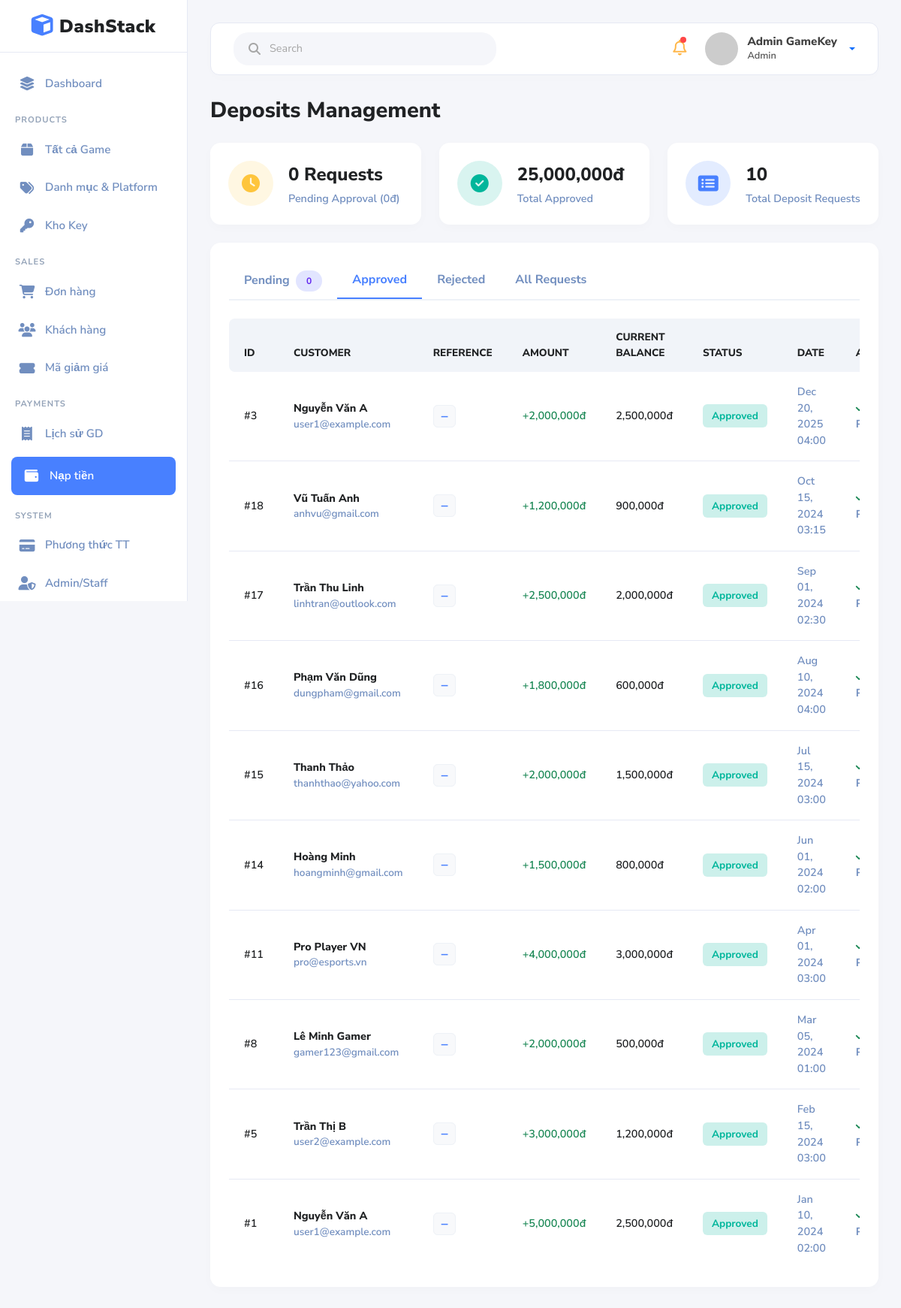
Screenshot of /admin/deposits.php?status=completed (signed in) with the database file from the repository.
### tables this page shows
CREATE TABLE `wallet_transactions` (
  `id` int(11) NOT NULL,
  `user_id` int(11) NOT NULL,
  `amount` decimal(15,2) NOT NULL,
  `type` enum('deposit','purchase','refund','bonus') NOT NULL,
  `reference_id` varchar(100) DEFAULT NULL,
  `description` varchar(255) DEFAULT NULL,
  `balance_before` decimal(15,2) DEFAULT NULL,
  `balance_after` decimal(15,2) DEFAULT NULL,
  `status` enum('pending','completed','failed') DEFAULT 'completed',
  `created_at` timestamp NOT NULL DEFAULT current_timestamp()
);

CREATE TABLE `users` (
  `id` int(11) NOT NULL,
  `username` varchar(50) NOT NULL,
  `email` varchar(100) NOT NULL,
  `password` varchar(255) NOT NULL,
  `fullname` varchar(100) DEFAULT NULL,
  `phone` varchar(20) DEFAULT NULL,
  `avatar` varchar(255) DEFAULT NULL,
  `balance` decimal(15,2) DEFAULT 0.00,
  `role` enum('admin','customer') DEFAULT 'customer',
  `status` enum('active','locked') DEFAULT 'active',
  `two_factor_enabled` tinyint(1) DEFAULT 0,
  `created_at` timestamp NOT NULL DEFAULT current_timestamp(),
  `updated_at` timestamp NOT NULL DEFAULT current_timestamp() ON UPDATE current_timestamp(),
  `last_login` datetime DEFAULT NULL
);

### admin/deposits.php (the view, shortened to what this page needs)
<?php
include __DIR__ . '/includes/header.php';
require_once __DIR__ . '/../includes/wallet.php';
$limit = 20;
$pageNum = max(1, (int)($_GET['p'] ?? 1));
$offset = ($pageNum - 1) * $limit;
$statusFilter = $_GET['status'] ?? 'pending';
$whereSql = "WHERE wt.type = 'deposit'";
$params = [];
if ($statusFilter !== '') {
    $whereSql .= " AND wt.status = ?";
    $params[] = $statusFilter;
}
$params[] = $limit;
$params[] = $offset;
$stmt = $conn->prepare(
    "SELECT wt.*, u.username, u.email, u.fullname, u.balance as current_balance
     FROM wallet_transactions wt
     LEFT JOIN users u ON wt.user_id = u.id
     $whereSql
     ORDER BY wt.created_at DESC
     LIMIT ? OFFSET ?"
);
$stmt->execute($params);
$deposits = $stmt->fetchAll(PDO::FETCH_ASSOC);
$stats = $conn->query("SELECT
    COUNT(*) as total,
    SUM(CASE WHEN status='pending' THEN 1 ELSE 0 END) as pending_count,
    SUM(CASE WHEN status='completed' THEN amount ELSE 0 END) as approved_total,
    SUM(CASE WHEN status='pending' THEN amount ELSE 0 END) as pending_total
    FROM wallet_transactions WHERE type='deposit'")->fetch(PDO::FETCH_ASSOC);
?>
<div class="page-header mt-2">
    <h2 class="page-title">Deposits Management</h2>
</div>
<div class="row mb-4">
    <div class="col-xl-4 col-md-6 mb-4 mb-xl-0">
        <div class="stat-card">
            <div class="stat-icon" style="background: rgba(254, 197, 61, 0.15); color: #FEC53D;">
                <i class="fas fa-clock"></i>
            </div>
            <div class="stat-info">
                <div class="stat-value"><?= number_format($stats['pending_count']) ?> Requests</div>
                <div class="stat-label">Pending Approval (<?= number_format($stats['pending_total']) ?>đ)</div>
            </div>
        </div>
    </div>
    <div class="col-xl-4 col-md-6 mb-4 mb-xl-0">
        <div class="stat-card">
            <div class="stat-icon" style="background: rgba(0, 182, 155, 0.15); color: #00B69B;">
                <i class="fas fa-check-circle"></i>
            </div>
            <div class="stat-info">
                <div class="stat-value"><?= number_format($stats['approved_total']) ?>đ</div>
                <div class="stat-label">Total Approved</div>
            </div>
        </div>
    </div>
    <div class="col-xl-4 col-md-6">
        <div class="stat-card">
            <div class="stat-icon" style="background: rgba(72, 128, 255, 0.15); color: #4880FF;">
                <i class="fas fa-list-alt"></i>
            </div>
            <div class="stat-info">
                <div class="stat-value"><?= number_format($stats['total']) ?></div>
                <div class="stat-label">Total Deposit Requests</div>
            </div>
        </div>
    </div>
</div>
<div class="content-card">
    <ul class="nav nav-tabs">
        <li class="nav-item">
            <a class="nav-link <?= $statusFilter === 'pending' ? 'active' : '' ?>" href="?status=pending">
                Pending <span class="badge bg-warning text-dark ms-1 rounded-pill"><?= $stats['pending_count'] ?></span>
            </a>
        </li>
        <li class="nav-item">
            <a class="nav-link <?= $statusFilter === 'completed' ? 'active' : '' ?>" href="?status=completed">Approved</a>
        </li>
        <li class="nav-item">
            <a class="nav-link <?= $statusFilter === 'rejected' ? 'active' : '' ?>" href="?status=rejected">Rejected</a>
        </li>
        <li class="nav-item">
            <a class="nav-link <?= $statusFilter === '' ? 'active' : '' ?>" href="?status=">All Requests</a>
        </li>
    </ul>
    <div class="table-responsive mt-4">
        <table class="table table-hover">
            <thead>
                <tr>
                    <th>ID</th>
                    <th>Customer</th>
                    <th>Reference</th>
                    <th>Amount</th>
                    <th>Current Balance</th>
                    <th>Status</th>
                    <th>Date</th>
                    <th>Action</th>
                </tr>
            </thead>
            <tbody>
                <?php if (empty($deposits)): ?>
                    <tr>
                        <td colspan="8" class="text-center py-5">
                            <i class="fas fa-inbox fa-3x mb-3 text-gray"></i>
                            <p class="text-gray fw-bold fs-5 mb-0">No deposit requests found</p>
                        </td>
                    </tr>
                <?php else: ?>
                    <?php foreach ($deposits as $dep): ?>
                        <tr>
                            <td class="deposit-id">#<?= $dep['id'] ?></td>
                            <td>
                                <div class="customer-name"><?= htmlspecialchars($dep['fullname'] ?: $dep['username']) ?></div>
                                <div class="customer-email"><?= htmlspecialchars($dep['email']) ?></div>
                            </td>
                            <td>
                                <span class="reference-code"><?= htmlspecialchars($dep['reference_id'] ?? '—') ?></span>
                            </td>
                            <td class="amount-text text-success">
                                +<?= number_format($dep['amount']) ?>đ
                            </td>
                            <td class="balance-text">
                                <?= number_format($dep['current_balance']) ?>đ
                            </td>
                            <td>
                                <?php if ($dep['status'] === 'pending'): ?>
                                    <span class="status-badge status-pending">Pending</span>
                                <?php elseif ($dep['status'] === 'completed'): ?>
                                    <span class="status-badge status-completed">Approved</span>
                                <?php elseif ($dep['status'] === 'rejected'): ?>
                                    <span class="status-badge status-rejected">Rejected</span>
                                <?php else: ?>
                                    <span class="status-badge bg-secondary text-white"><?= htmlspecialchars($dep['status']) ?></span>
                                <?php endif; ?>
                            </td>
                            <td class="text-gray fw-semibold fs-7">
                                <?= date('M d, Y H:i', strtotime($dep['created_at'])) ?>
                            </td>
                            <td>
                                <?php if ($dep['status'] === 'pending'): ?>
                                    <div class="d-flex gap-2">
                                        <form method="POST" onsubmit="return confirm('Confirm APPROVAL of <?= number_format($dep['amount']) ?>đ for <?= htmlspecialchars($dep['fullname'] ?: $dep['username']) ?>?')">
                                            <input type="hidden" name="transaction_id" value="<?= $dep['id'] ?>">
                                            <input type="hidden" name="action" value="approve">
                                            <button type="submit" class="action-btn btn-approve" title="Approve Request">
                                                <i class="fas fa-check"></i> Approve
                                            </button>
                                        </form>
                                        <button class="action-btn btn-reject" title="Reject Request"
                                            onclick="showRejectModal(<?= $dep['id'] ?>, '<?= htmlspecialchars(addslashes($dep['fullname'] ?: $dep['username'])) ?>')">
                                            <i class="fas fa-times"></i> Reject
                                        </button>
                                    </div>
                                <?php else: ?>
                                    <span class="text-gray fw-bold fs-7">
                                        <i class="fas <?= $dep['status'] === 'completed' ? 'fa-check text-success' : 'fa-times text-danger' ?> me-1"></i>
                                    </span>
                                <?php endif; ?>
                            </td>
                        </tr>
                    <?php endforeach; ?>
                <?php endif; ?>
            </tbody>
        </table>
    </div>
</div>
<?php include __DIR__ . '/includes/footer.php'; ?>

### admin/includes/header.php (style rules this page uses)
:root { --bg-body: #F5F6FA; --bg-surface: #FFFFFF; --primary: #4880FF; --text-dark: #202224; --text-gray: #718EBF; --border-color: #E6E9F4; --success-bg: #CCF0EB; --success-text: #00B69B; --warning-bg: #FFE2E5; --warning-text: #F93C65; --pending-bg: #E2E5FF; --pending-text: #6226EF; --info-bg: #FFF4DE; --info-text: #FF947A; }
body { font-family: 'Nunito Sans', sans-serif; background-color: var(--bg-body); color: var(--text-dark); margin: 0; padding: 0; overflow-x: hidden; min-height: 100vh; }
.page-title { font-size: 1.8rem; font-weight: 800; color: var(--text-dark); margin-bottom: 25px; }
.table { margin-bottom: 0; color: var(--text-dark); }
.table thead th { background: #F1F4F9; color: var(--text-dark); font-weight: 800; border-bottom: none; padding: 15px 20px; font-size: 0.85rem; text-transform: uppercase; }
.table thead th:first-child { border-top-left-radius: 8px; border-bottom-left-radius: 8px; }
.table thead th:last-child { border-top-right-radius: 8px; border-bottom-right-radius: 8px; }
.table tbody tr { transition: all 0.2s; border-bottom: 1px solid var(--border-color); border-top: none; }
.table tbody tr:last-child { border-bottom: none; }
.table tbody td { padding: 16px 20px; vertical-align: middle; color: var(--text-dark); font-weight: 600; font-size: 0.9rem; border: none; }
.table-responsive { overflow-x: auto; }
.badge { padding: 8px 14px; border-radius: 6px; font-weight: 700; font-size: 0.75rem; }
.badge-processing, .badge.bg-warning { background: var(--pending-bg) !important; color: var(--pending-text) !important; border: none; }
.text-gray { color: var(--text-gray) !important; font-weight: 600; }
.text-dark { color: var(--text-dark) !important; }

### admin/deposits.php (style rules this page uses)
.page-header { display: flex; justify-content: space-between; align-items: center; margin-bottom: 25px; }
.page-title { font-size: 1.8rem; font-weight: 800; color: var(--text-dark); margin: 0; }
.stat-card { background: var(--bg-surface); border-radius: 14px; padding: 24px; display: flex; align-items: center; gap: 20px; box-shadow: 0 4px 15px rgba(0, 0, 0, 0.02); height: 100%; }
.stat-icon { width: 60px; height: 60px; border-radius: 50%; display: flex; align-items: center; justify-content: center; font-size: 1.5rem; flex-shrink: 0; }
.stat-info { flex-grow: 1; }
.stat-value { font-size: 1.5rem; font-weight: 800; color: var(--text-dark); margin-bottom: 4px; }
.stat-label { color: var(--text-gray); font-size: 0.9rem; font-weight: 600; }
.content-card { background: var(--bg-surface); border-radius: 14px; padding: 25px; margin-bottom: 30px; box-shadow: 0 4px 15px rgba(0, 0, 0, 0.02); }
.deposit-id { font-weight: 800; color: var(--text-gray); }
.customer-name { font-weight: 800; color: var(--text-dark); margin: 0; }
.customer-email { color: var(--text-gray); font-size: 0.85rem; }
.reference-code { background: #F8F9FB; padding: 6px 10px; border-radius: 6px; font-family: monospace; font-weight: 700; color: var(--primary); border: 1px solid #EEF2F7; }
.amount-text { font-weight: 800; font-size: 1.1rem; }
.balance-text { font-weight: 700; color: var(--text-dark); }
.status-badge { padding: 6px 12px; border-radius: 6px; font-weight: 700; font-size: 0.85rem; }
.status-completed { background: var(--success-bg); color: var(--success-text); }
.nav-tabs { border-bottom: 2px solid #EEF2F7; margin-bottom: 20px; }
.nav-tabs .nav-link { border: none; color: var(--text-gray); font-weight: 700; padding: 12px 20px; margin-bottom: -2px; background: transparent; }
.nav-tabs .nav-link.active { color: var(--primary); border-bottom: 2px solid var(--primary); background: transparent; }

### rows the page displays
wallet_transactions: id "3", user.fullname "Nguyễn Văn A", user.email "user1@example.com", reference "—", amount "2,000,000", user.balance "2,500,000", status "Approved", created_at "Dec 20, 2025 04:00"
wallet_transactions: id "18", user.fullname "Vũ Tuấn Anh", user.email "anhvu@gmail.com", reference "—", amount "1,200,000", user.balance "900,000", status "Approved", created_at "Oct 15, 2024 03:15"
wallet_transactions: id "17", user.fullname "Trần Thu Linh", user.email "linhtran@outlook.com", reference "—", amount "2,500,000", user.balance "2,000,000", status "Approved", created_at "Sep 01, 2024 02:30"
wallet_transactions: id "16", user.fullname "Phạm Văn Dũng", user.email "dungpham@gmail.com", reference "—", amount "1,800,000", user.balance "600,000", status "Approved", created_at "Aug 10, 2024 04:00"
wallet_transactions: id "15", user.fullname "Thanh Thảo", user.email "thanhthao@yahoo.com", reference "—", amount "2,000,000", user.balance "1,500,000", status "Approved", created_at "Jul 15, 2024 03:00"
wallet_transactions: id "14", user.fullname "Hoàng Minh", user.email "hoangminh@gmail.com", reference "—", amount "1,500,000", user.balance "800,000", status "Approved", created_at "Jun 01, 2024 02:00"
wallet_transactions: id "11", user.fullname "Pro Player VN", user.email "pro@esports.vn", reference "—", amount "4,000,000", user.balance "3,000,000", status "Approved", created_at "Apr 01, 2024 03:00"
wallet_transactions: id "8", user.fullname "Lê Minh Gamer", user.email "gamer123@gmail.com", reference "—", amount "2,000,000", user.balance "500,000", status "Approved", created_at "Mar 05, 2024 01:00"
wallet_transactions: id "5", user.fullname "Trần Thị B", user.email "user2@example.com", reference "—", amount "3,000,000", user.balance "1,200,000", status "Approved", created_at "Feb 15, 2024 03:00"
wallet_transactions: id "1", user.fullname "Nguyễn Văn A", user.email "user1@example.com", reference "—", amount "5,000,000", user.balance "2,500,000", status "Approved", created_at "Jan 10, 2024 02:00"

### other values shown
$adminDisplayName "Admin GameKey"
$stats['pending_count'] "0"
$stats['pending_total'] "0"
$stats['approved_total'] "25,000,000"
$stats['total'] "10"
